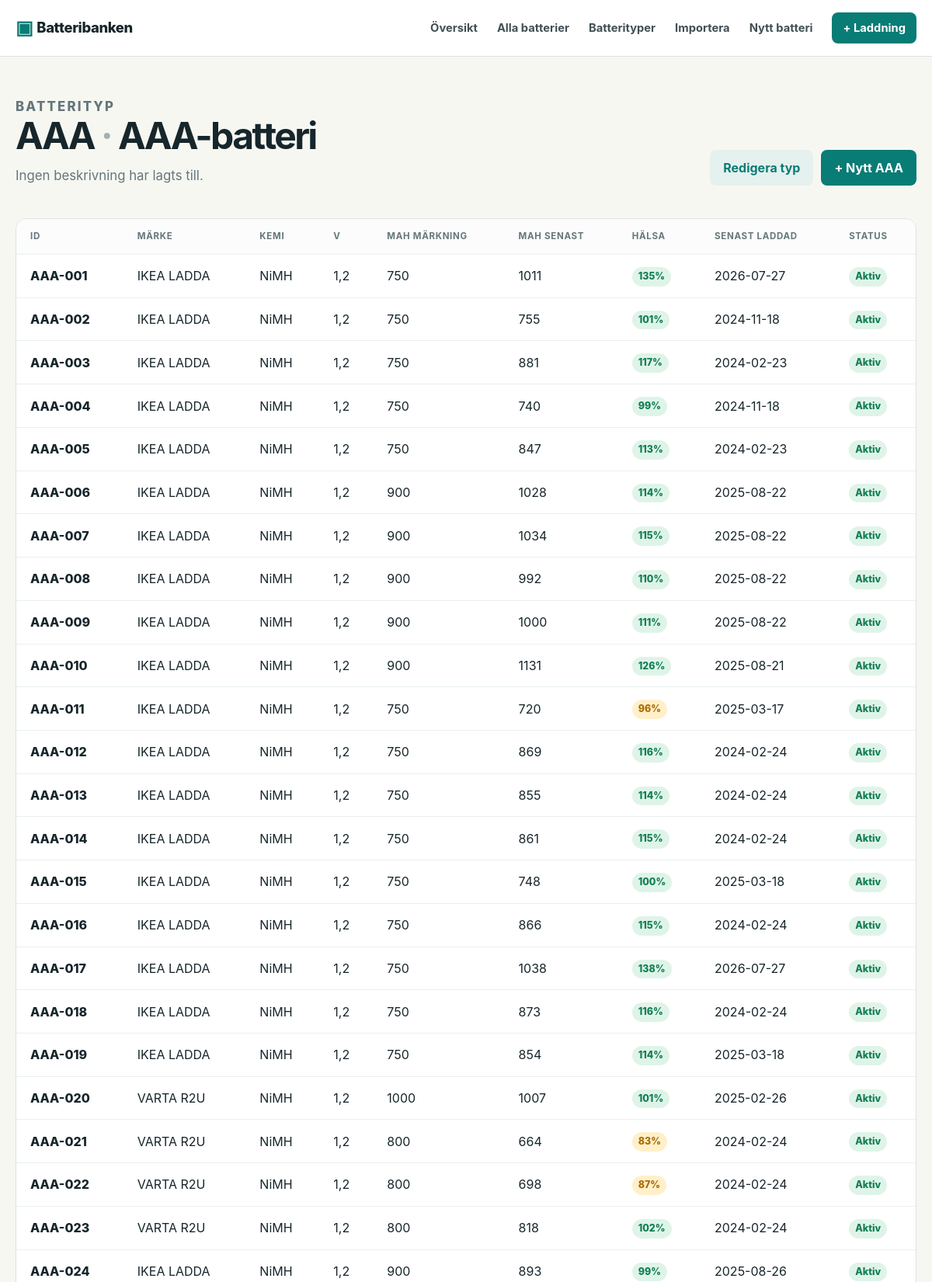
Page /types/1 (upper part) on the committed database.
### tables this page shows
CREATE TABLE battery_types (
    id INTEGER PRIMARY KEY AUTOINCREMENT,
    code TEXT NOT NULL UNIQUE,
    name TEXT NOT NULL,
    description TEXT,
    created_at TEXT NOT NULL DEFAULT CURRENT_TIMESTAMP
);

CREATE TABLE batteries (
    id INTEGER PRIMARY KEY AUTOINCREMENT,
    type_id INTEGER NOT NULL REFERENCES battery_types(id) ON DELETE RESTRICT,
    identifier TEXT NOT NULL UNIQUE,
    brand TEXT NOT NULL,
    chemistry TEXT NOT NULL,
    voltage REAL NOT NULL,
    country TEXT,
    introduced_month TEXT NOT NULL,
    nominal_capacity_mah REAL NOT NULL,
    status TEXT NOT NULL CHECK(status IN ('Aktiv', 'Väntande', 'Ej aktivt')),
    custom_values TEXT NOT NULL DEFAULT '{}',
    created_at TEXT NOT NULL DEFAULT CURRENT_TIMESTAMP
);

### app.py (the view)
    @app.route("/types/<int:type_id>")
    def type_detail(type_id):
        database = get_db()
        battery_type = get_type_or_404(type_id)
        batteries = database.execute(
            """
            SELECT batteries.*, latest.capacity_mah AS latest_capacity, latest.charged_on AS last_charged,
                   CASE WHEN batteries.nominal_capacity_mah > 0 AND latest.capacity_mah IS NOT NULL
                   THEN (latest.capacity_mah * 100.0 / batteries.nominal_capacity_mah) END AS health
            FROM batteries
            LEFT JOIN (
                SELECT c.battery_id, c.capacity_mah, c.charged_on
                FROM charges c
                INNER JOIN (
                    SELECT battery_id, MAX(charged_on || '|' || printf('%010d', id)) AS max_key
                    FROM charges GROUP BY battery_id
                ) newest ON newest.battery_id = c.battery_id
                   AND c.charged_on || '|' || printf('%010d', c.id) = newest.max_key
            ) latest ON latest.battery_id = batteries.id
            WHERE batteries.type_id = ?
            ORDER BY batteries.identifier
            """,
            (type_id,),
        ).fetchall()
        fields = get_type_fields(type_id)
        return render_template("type_detail.html", battery_type=battery_type, batteries=batteries, fields=fields)

### app.py (called while the page is built)
def get_db():
    if "db" not in g:
        database_path = g.get("database_path") or DATABASE_PATH
        database_path.parent.mkdir(parents=True, exist_ok=True)
        g.db = sqlite3.connect(database_path)
        g.db.row_factory = sqlite3.Row
        g.db.execute("PRAGMA foreign_keys = ON")
    return g.db

def get_type_or_404(type_id):
    battery_type = get_db().execute("SELECT * FROM battery_types WHERE id = ?", (type_id,)).fetchone()
    if battery_type is None:
        abort(404)
    return battery_type

def get_type_fields(type_id):
    return get_db().execute(
        "SELECT * FROM battery_type_fields WHERE type_id = ? ORDER BY position, id", (type_id,)
    ).fetchall()

### templates/type_detail.html (shortened to what this page needs)
{% extends 'base.html' %}
{% block content %}
<section class="page-title"><div><p class="eyebrow">BATTERITYP</p><h1>{{ battery_type.code }} <span class="light">·</span> {{ battery_type.name }}</h1><p>{{ battery_type.description or 'Ingen beskrivning har lagts till.' }}</p>{% if fields %}<p class="field-note">Egna fält: {% for field in fields %}{{ field.label }}{{ ', ' if not loop.last else '' }}{% endfor %}</p>{% endif %}</div><div class="page-actions" style="display:flex;gap:10px;flex-wrap:wrap"><a class="button secondary" href="{{ url_for('type_edit', type_id=battery_type.id) }}">Redigera typ</a><a class="button primary" href="{{ url_for('battery_new', type_id=battery_type.id) }}">+ Nytt {{ battery_type.code }}</a></div></section>
{% if batteries %}<div class="table-wrap"><table class="battery-table"><thead><tr><th>ID</th><th>Märke</th><th>Kemi</th><th>V</th><th>mAh märkning</th><th>mAh senast</th><th>Hälsa</th><th>Senast laddad</th><th>Status</th></tr></thead><tbody>{% for battery in batteries %}<tr><td><a class="id-link" href="{{ url_for('battery_detail', battery_id=battery.id) }}">{{ battery.identifier }}</a></td><td>{{ battery.brand }}</td><td>{{ battery.chemistry }}</td><td>{{ battery.voltage|swedish_number(1) }}</td><td>{{ battery.nominal_capacity_mah|swedish_number }}</td><td>{{ battery.latest_capacity|swedish_number }}</td><td>{% if battery.health is not none %}<span class="health {{ health_class(battery.health) }}">{{ battery.health|swedish_number }}%</span>{% else %}<span class="muted">–</span>{% endif %}</td><td>{{ battery.last_charged|iso_date }}</td><td><span class="status {{ battery.status|replace(' ', '-')|lower }}">{{ battery.status }}</span></td></tr>{% endfor %}</tbody></table></div>{% else %}<div class="empty"><h3>Inga {{ battery_type.code }} ännu</h3><p>Registrera ditt första batteri av den här typen.</p><a class="button primary" href="{{ url_for('battery_new', type_id=battery_type.id) }}">Nytt batteri</a></div>{% endif %}
{% endblock %}

### static/style.css (style rules this page uses)
:root { --ink:#17262b;--muted:#66767b;--paper:#f7f7f2;--card:#fff;--line:#dce3df;--teal:#087c75;--teal-dark:#05665f;--lime:#d6f099;--good:#117e55;--warn:#ab6b00;--bad:#b43d3d;--radius:14px }
* { box-sizing:border-box }
body { margin:0;background:var(--paper);color:var(--ink);font:16px/1.5 Inter,ui-sans-serif,system-ui,-apple-system,BlinkMacSystemFont,"Segoe UI",sans-serif }
a { color:var(--teal);font-weight:650;text-decoration:none }
.hero,.page-title { display:flex;justify-content:space-between;align-items:flex-end;gap:28px;margin-bottom:42px }
.eyebrow { font-size:.72rem;font-weight:800;letter-spacing:.13em;color:var(--teal);margin:0 0 8px }
h1,h2,h3,p { margin-top:0 }
h1 { font-size:clamp(2rem,4vw,3.65rem);letter-spacing:-.055em;line-height:1.05;margin-bottom:13px }
.lead,.page-title p { color:var(--muted);font-size:1.05rem;margin-bottom:0 }
.light { color:#a5b0b0 }
.button { display:inline-flex;justify-content:center;align-items:center;border:0;border-radius:8px;padding:11px 17px;font:inherit;font-weight:750;cursor:pointer }
.primary { background:var(--teal);color:#fff }
.secondary { background:#e5f1ee;color:var(--teal) }
.table-wrap { overflow:auto;background:#fff;border:1px solid var(--line);border-radius:var(--radius) }
table { width:100%;border-collapse:collapse;white-space:nowrap }
th,td { text-align:left;padding:14px 18px;border-bottom:1px solid #eaf0ed }
th { font-size:.72rem;letter-spacing:.06em;text-transform:uppercase;color:var(--muted);background:#fbfcfb }
td a,.id-link { color:var(--ink);font-weight:800 }
.health,.status { display:inline-flex;padding:3px 8px;border-radius:999px;font-size:.78rem;font-weight:800 }
.health-good { background:#dff4e8;color:var(--good) }
.health-warning { background:#fff0ca;color:var(--warn) }
.status.aktiv { background:#dff4e8;color:var(--good) }

### rows in the picture
battery_types: code "AAA", name "AAA-batteri"
batteries: identifier "AAA-001", brand "IKEA LADDA", chemistry "NiMH", voltage|swedish_number "1,2", nominal_capacity_mah|swedish_number "750", latest_capacity|swedish_number "1011", health|swedish_number "135", last_charged|iso_date "2026-07-27", status "Aktiv"
batteries: identifier "AAA-002", brand "IKEA LADDA", chemistry "NiMH", voltage|swedish_number "1,2", nominal_capacity_mah|swedish_number "750", latest_capacity|swedish_number "755", health|swedish_number "101", last_charged|iso_date "2024-11-18", status "Aktiv"
batteries: identifier "AAA-003", brand "IKEA LADDA", chemistry "NiMH", voltage|swedish_number "1,2", nominal_capacity_mah|swedish_number "750", latest_capacity|swedish_number "881", health|swedish_number "117", last_charged|iso_date "2024-02-23", status "Aktiv"
batteries: identifier "AAA-004", brand "IKEA LADDA", chemistry "NiMH", voltage|swedish_number "1,2", nominal_capacity_mah|swedish_number "750", latest_capacity|swedish_number "740", health|swedish_number "99", last_charged|iso_date "2024-11-18", status "Aktiv"
batteries: identifier "AAA-005", brand "IKEA LADDA", chemistry "NiMH", voltage|swedish_number "1,2", nominal_capacity_mah|swedish_number "750", latest_capacity|swedish_number "847", health|swedish_number "113", last_charged|iso_date "2024-02-23", status "Aktiv"
batteries: identifier "AAA-006", brand "IKEA LADDA", chemistry "NiMH", voltage|swedish_number "1,2", nominal_capacity_mah|swedish_number "900", latest_capacity|swedish_number "1028", health|swedish_number "114", last_charged|iso_date "2025-08-22", status "Aktiv"
batteries: identifier "AAA-007", brand "IKEA LADDA", chemistry "NiMH", voltage|swedish_number "1,2", nominal_capacity_mah|swedish_number "900", latest_capacity|swedish_number "1034", health|swedish_number "115", last_charged|iso_date "2025-08-22", status "Aktiv"
batteries: identifier "AAA-008", brand "IKEA LADDA", chemistry "NiMH", voltage|swedish_number "1,2", nominal_capacity_mah|swedish_number "900", latest_capacity|swedish_number "992", health|swedish_number "110", last_charged|iso_date "2025-08-22", status "Aktiv"
batteries: identifier "AAA-009", brand "IKEA LADDA", chemistry "NiMH", voltage|swedish_number "1,2", nominal_capacity_mah|swedish_number "900", latest_capacity|swedish_number "1000", health|swedish_number "111", last_charged|iso_date "2025-08-22", status "Aktiv"
batteries: identifier "AAA-010", brand "IKEA LADDA", chemistry "NiMH", voltage|swedish_number "1,2", nominal_capacity_mah|swedish_number "900", latest_capacity|swedish_number "1131", health|swedish_number "126", last_charged|iso_date "2025-08-21", status "Aktiv"
batteries: identifier "AAA-011", brand "IKEA LADDA", chemistry "NiMH", voltage|swedish_number "1,2", nominal_capacity_mah|swedish_number "750", latest_capacity|swedish_number "720", health|swedish_number "96", last_charged|iso_date "2025-03-17", status "Aktiv"
batteries: identifier "AAA-012", brand "IKEA LADDA", chemistry "NiMH", voltage|swedish_number "1,2", nominal_capacity_mah|swedish_number "750", latest_capacity|swedish_number "869", health|swedish_number "116", last_charged|iso_date "2024-02-24", status "Aktiv"
batteries: identifier "AAA-013", brand "IKEA LADDA", chemistry "NiMH", voltage|swedish_number "1,2", nominal_capacity_mah|swedish_number "750", latest_capacity|swedish_number "855", health|swedish_number "114", last_charged|iso_date "2024-02-24", status "Aktiv"
batteries: identifier "AAA-014", brand "IKEA LADDA", chemistry "NiMH", voltage|swedish_number "1,2", nominal_capacity_mah|swedish_number "750", latest_capacity|swedish_number "861", health|swedish_number "115", last_charged|iso_date "2024-02-24", status "Aktiv"
batteries: identifier "AAA-015", brand "IKEA LADDA", chemistry "NiMH", voltage|swedish_number "1,2", nominal_capacity_mah|swedish_number "750", latest_capacity|swedish_number "748", health|swedish_number "100", last_charged|iso_date "2025-03-18", status "Aktiv"
batteries: identifier "AAA-016", brand "IKEA LADDA", chemistry "NiMH", voltage|swedish_number "1,2", nominal_capacity_mah|swedish_number "750", latest_capacity|swedish_number "866", health|swedish_number "115", last_charged|iso_date "2024-02-24", status "Aktiv"
batteries: identifier "AAA-017", brand "IKEA LADDA", chemistry "NiMH", voltage|swedish_number "1,2", nominal_capacity_mah|swedish_number "750", latest_capacity|swedish_number "1038", health|swedish_number "138", last_charged|iso_date "2026-07-27", status "Aktiv"
batteries: identifier "AAA-018", brand "IKEA LADDA", chemistry "NiMH", voltage|swedish_number "1,2", nominal_capacity_mah|swedish_number "750", latest_capacity|swedish_number "873", health|swedish_number "116", last_charged|iso_date "2024-02-24", status "Aktiv"
batteries: identifier "AAA-019", brand "IKEA LADDA", chemistry "NiMH", voltage|swedish_number "1,2", nominal_capacity_mah|swedish_number "750", latest_capacity|swedish_number "854", health|swedish_number "114", last_charged|iso_date "2025-03-18", status "Aktiv"
batteries: identifier "AAA-020", brand "VARTA R2U", chemistry "NiMH", voltage|swedish_number "1,2", nominal_capacity_mah|swedish_number "1000", latest_capacity|swedish_number "1007", health|swedish_number "101", last_charged|iso_date "2025-02-26", status "Aktiv"
batteries: identifier "AAA-021", brand "VARTA R2U", chemistry "NiMH", voltage|swedish_number "1,2", nominal_capacity_mah|swedish_number "800", latest_capacity|swedish_number "664", health|swedish_number "83", last_charged|iso_date "2024-02-24", status "Aktiv"
batteries: identifier "AAA-022", brand "VARTA R2U", chemistry "NiMH", voltage|swedish_number "1,2", nominal_capacity_mah|swedish_number "800", latest_capacity|swedish_number "698", health|swedish_number "87", last_charged|iso_date "2024-02-24", status "Aktiv"
batteries: identifier "AAA-023", brand "VARTA R2U", chemistry "NiMH", voltage|swedish_number "1,2", nominal_capacity_mah|swedish_number "800", latest_capacity|swedish_number "818", health|swedish_number "102", last_charged|iso_date "2024-02-24", status "Aktiv"
batteries: identifier "AAA-024", brand "IKEA LADDA", chemistry "NiMH", voltage|swedish_number "1,2", nominal_capacity_mah|swedish_number "900", latest_capacity|swedish_number "893", health|swedish_number "99", last_charged|iso_date "2025-08-26", status "Aktiv"

### other values in the picture
{{ battery_type.description or 'Ingen beskrivning har lagts till.' }} "Ingen beskrivning har lagts till."
